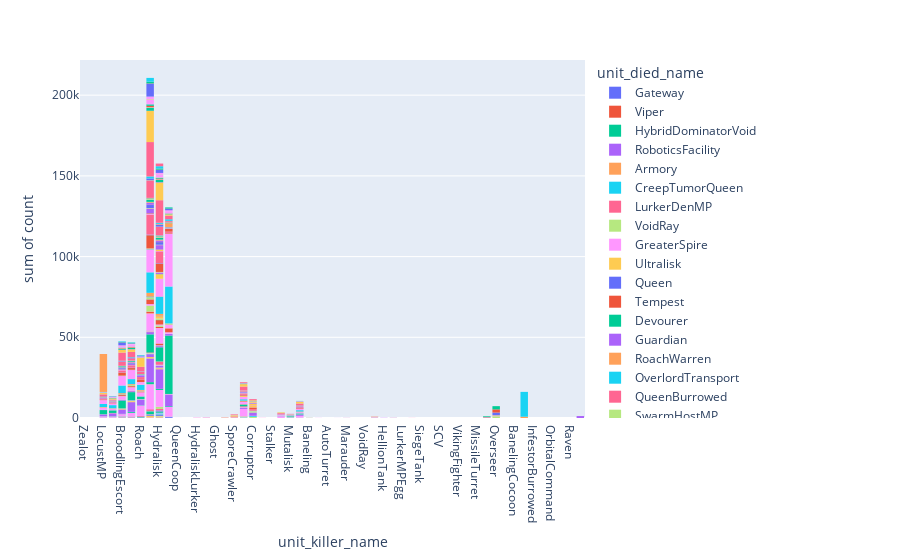

Notebook code cell kept with this figure:
### Code cell
unit_died_ec_le = (
    unit_died_df.join(details_df, on="ext_fs_replay_sha256", how="inner")
    .filter(
        (pl.col("ext_replay_detail_killer_player_name") == my_username)
        & (pl.col("unit_killer_name") != "")
        & (pl.col("unit_died_name") != "InvisibleTargetDummy")
    )
    .select(
        [
            pl.col("ext_replay_detail_killer_player_name"),
            pl.col("unit_died_name"),
            pl.col("unit_tag_index"),
            pl.col("unit_killer_name"),
            pl.col("killer_unit_tag_index"),
            pl.col("ext_replay_loop"),
            pl.col("ext_replay_seconds"),
        ]
    )
)
unit_killer_to_died_freq = (
    unit_died_ec_le.group_by(["unit_killer_name", "unit_died_name"])
    .agg(pl.count().alias("count"))
    .collect()
    .sort("count")
)
unit_killer_freq = (
    unit_died_ec_le.group_by(["unit_killer_name"])
    .agg(pl.count().alias("count"))
    .collect()
    .sort("count")
)
unit_died_freq = (
    unit_died_ec_le.group_by(["unit_died_name"])
    .agg(pl.count().alias("count"))
    .collect()
    .sort("count")
)
hist = px.histogram(
    unit_killer_to_died_freq, x="unit_killer_name", y="count", color="unit_died_name")
# Q: What is the unit that kills other units the most across all my game history?
# A: LurkerMPBurrowed killed 21k marines:

hist.show(renderer="png")
# unit_killer_pie = px.pie(unit_killer_freq, names="unit_killer_name", values="count")
# unit_killer_pie.show()
